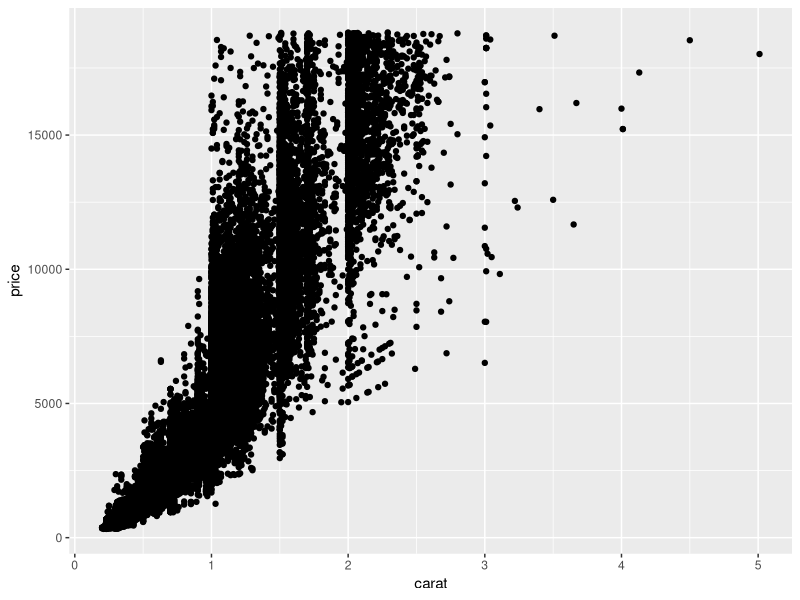
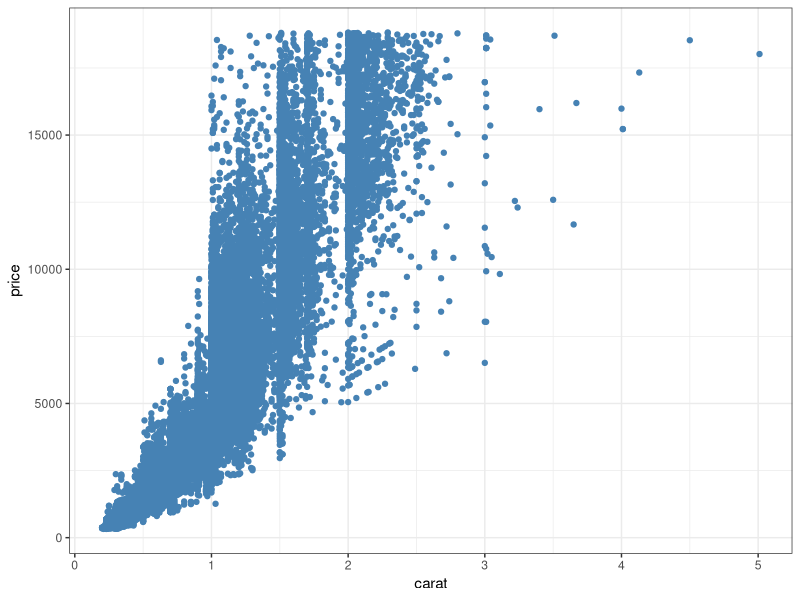
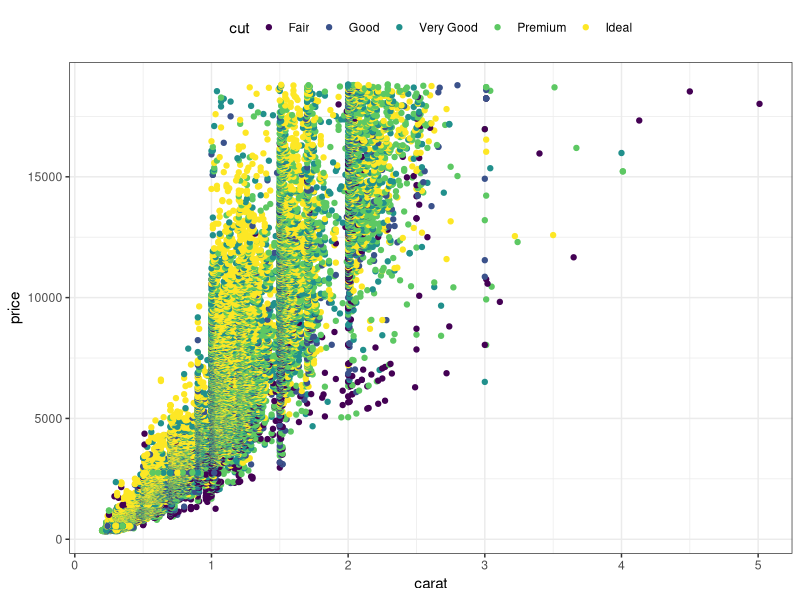
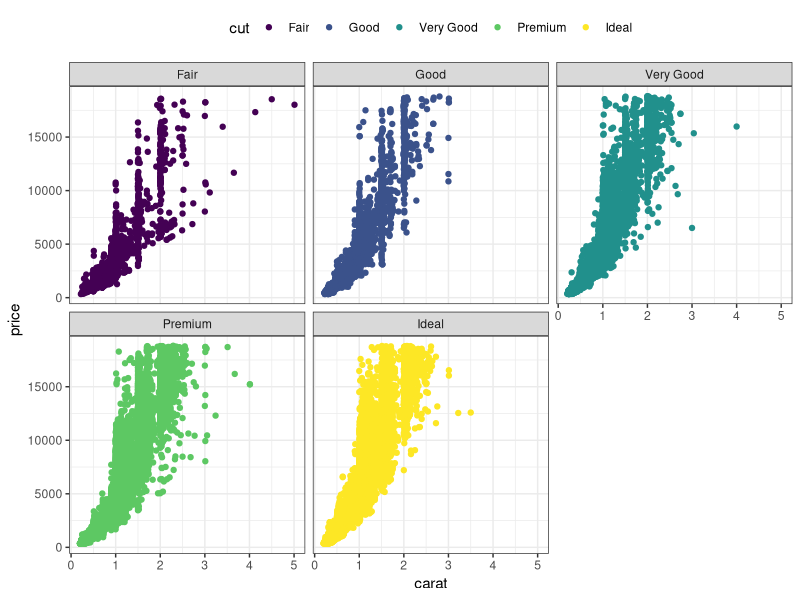
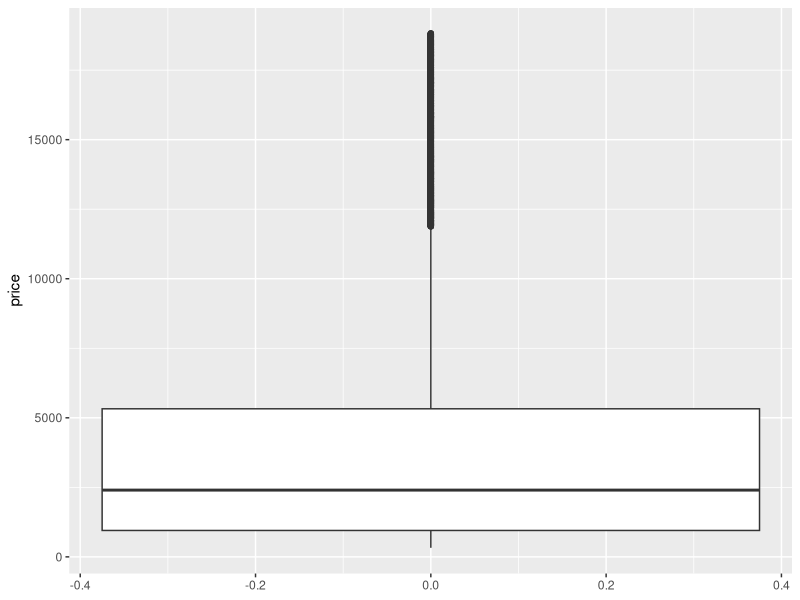
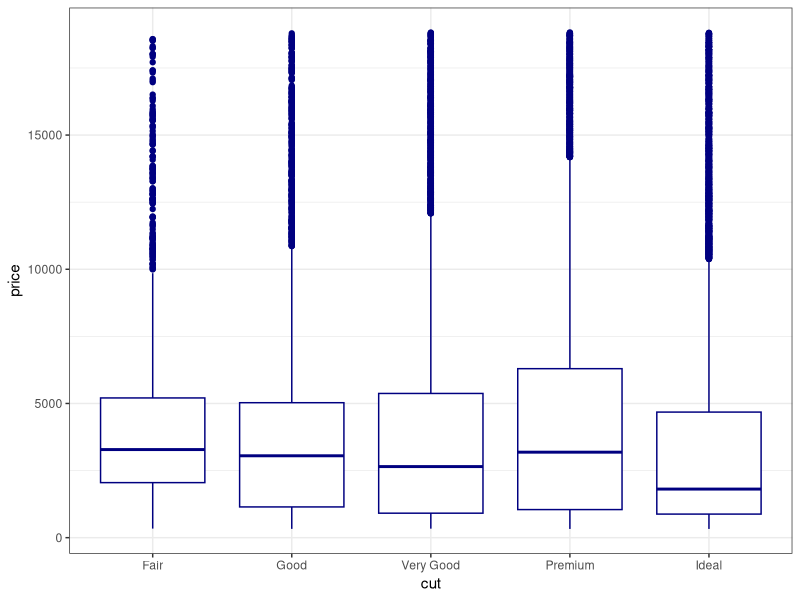
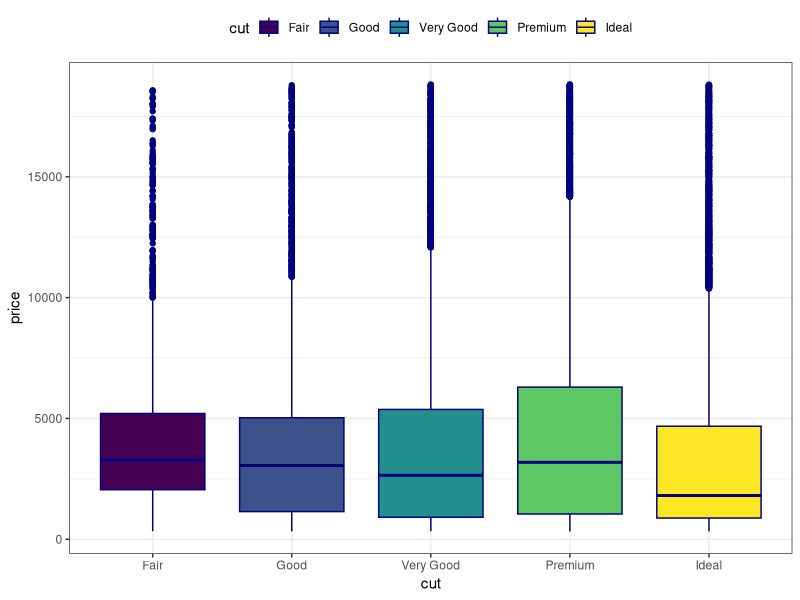
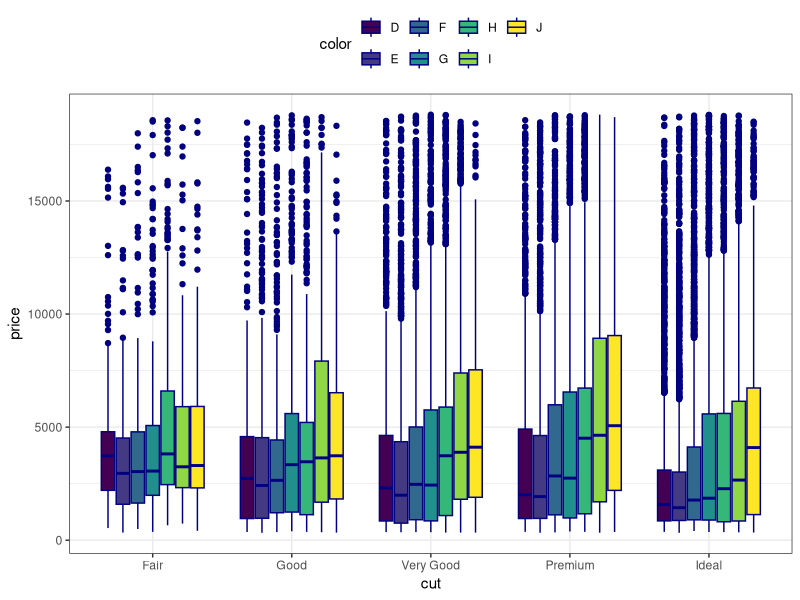

R code for these plots, in order:
## ---- chunk 1
#| echo: true
#| output-location: fragment
library('ggplot2')
## ---- chunk 2
#| echo: true
#| output-location: fragment
library('ggplot2')
df <- diamonds
summary(df)
## ---- chunk 3
#| echo: true
#| output-location: fragment

ggplot(df, aes(x = carat, y = price)) +
    geom_point()
## ---- chunk 4
#| echo: true
#| output-location: fragment

ggplot(df, aes(x = carat, y = price)) +
    geom_point(color = 'steelblue') +
    theme_bw()
## ---- chunk 5
#| echo: true
#| output-location: fragment

ggplot(df, aes(x = carat, y = price)) +
    geom_point(aes(color = cut)) +
    theme_bw() +
    theme(legend.position = 'top')
## ---- chunk 6
#| echo: true
#| output-location: fragment

ggplot(df, aes(x = carat, y = price)) +
    geom_point(aes(color = cut)) +
    theme_bw() +
    theme(legend.position = 'top') +
    facet_wrap(~ cut)
## ---- chunk 7
#| echo: true
#| output-location: fragment

ggplot(df, aes(y = price)) +
    geom_boxplot()
## ---- chunk 8
#| echo: true
#| output-location: fragment

ggplot(df, aes(x = cut, y = price)) +
    geom_boxplot(color = 'navy') +
    theme_bw()
## ---- chunk 9
#| echo: true
#| output-location: fragment

ggplot(df, aes(x = cut, y = price)) +
    geom_boxplot(aes(fill = cut), color = 'navy') +
    theme_bw() +
    theme(legend.position = 'top')
## ---- chunk 10
#| echo: true
#| output-location: fragment

ggplot(df, aes(x = cut, y = price)) +
    geom_boxplot(aes(fill = color), color = 'navy') +
    theme_bw() +
    theme(legend.position = 'top')
## ---- chunk 11
#| echo: true
#| output-location: fragment

ggplot(df, aes(x = cut, y = price)) +
    geom_boxplot(aes(fill = color), color = 'navy') +
    theme_bw() +
    theme(legend.position = 'top') +
    facet_wrap(~ color)
## ---- chunk 12
#| echo: true
#| output-location: fragment

ggplot(df, aes(x = price)) +
    geom_histogram(color = 'navy', fill = 'steelblue') +
    theme_bw()
## ---- chunk 13
#| echo: true
#| output-location: fragment

ggplot(df, aes(x = price)) +
    geom_histogram(aes(color = color), fill = 'white') +
    theme_bw()
## ---- chunk 14
#| echo: true
#| output-location: fragment

ggplot(df, aes(x = clarity)) +
    geom_bar(color = 'navy', fill = 'white') +
    theme_bw()
## ---- chunk 15
#| echo: true
#| output-location: fragment

ggplot(df, aes(x = clarity)) +
    geom_bar(aes(color = clarity, fill = clarity)) +
    theme_bw() +
    theme(legend.position = 'top')
## ---- chunk 16
#| echo: true
#| output-location: fragment

ggplot(df, aes(x = clarity)) +
    geom_bar(aes(color = cut, fill = cut)) +
    theme_bw() +
    theme(legend.position = 'top')
## ---- chunk 17
#| echo: true
#| output-location: fragment

ggplot(df, aes(x = clarity)) +
    geom_bar(aes(color = cut, fill = cut), position = position_dodge()) +
    theme_bw() +
    theme(legend.position = 'top')
## ---- chunk 18
#| echo: true
#| output-location: fragment

ggplot(df, aes(x = clarity, y = price)) +
    geom_bar(color = 'navy', stat = 'identity') +
    theme_bw()
## ---- chunk 19
#| echo: true
#| output-location: fragment

ggplot(df, aes(x = cut, y = clarity)) +
    geom_jitter(aes(color = color)) +
    theme_bw()
## ---- chunk 20
#| echo: true
#| output-location: fragment

ggplot(df, aes(x = '', y = price)) +
    geom_bar(aes(fill = clarity), stat = 'identity') +
    theme_bw() +
    coord_polar('y')
## ---- chunk 21
#| echo: true
#| output-location: fragment
dge <- read.csv('data/DGE.csv')
dge <- dge[dge$padj != 0, ]
dge <- dge[complete.cases(dge), ]

head(dge)
## ---- chunk 22
#| echo: true
#| output-location: fragment
padj.cutoff <- 0.0000001
lfc.cutoff <- log2(2)
## ---- chunk 23
#| echo: true
#| output-location: fragment
dge$class <- 'none'
dge[dge$log2FoldChange >= lfc.cutoff & dge$padj <= padj.cutoff, c('class')] <- 'UP'
dge[dge$log2FoldChange <= -1 * lfc.cutoff & dge$padj <= padj.cutoff, c('class')] <- 'DOWN'

head(dge)
## ---- chunk 24
#| echo: true
#| output-location: fragment
ggplot(dge, aes(x = log2FoldChange, y = -1 * log10(padj))) +
    geom_point() +
    theme_bw()
## ---- chunk 25
#| echo: true
#| output-location: fragment
ggplot(dge, aes(x = log2FoldChange, y = -1 * log10(padj))) +
    geom_point() +
    geom_hline(yintercept = -1 * log10(padj.cutoff ), linetype="dashed", 
                              color = "black", linewidth = 0.2) +
    geom_vline(xintercept=c(-1 * lfc.cutoff ,lfc.cutoff ), linetype="dashed", 
                              color = "black", linewidth = 0.2) +
    theme_bw()
## ---- chunk 26
#| echo: true
#| output-location: fragment
ggplot(dge, aes(x = log2FoldChange, y = -1 * log10(padj))) +
    geom_point(aes(color = class)) +
    geom_hline(yintercept = -1 * log10(padj.cutoff ), linetype="dashed", 
                              color = "black", linewidth = 0.2) +
    geom_vline(xintercept=c(-1 * lfc.cutoff ,lfc.cutoff ), linetype="dashed", 
                              color = "black", linewidth = 0.2) +
    theme_bw()
## ---- chunk 27
#| echo: true
#| output-location: fragment
colors <- c("UP"="#FC4E07", "none"="#E7B800", "DOWN"="#00AFBB")
ggplot(dge, aes(x = log2FoldChange, y = -1 * log10(padj))) +
    geom_point(aes(color = class)) +
    scale_color_manual(values = colors) +
    geom_hline(yintercept = -1 * log10(padj.cutoff ), linetype="dashed", 
                              color = "black", linewidth = 0.2) +
    geom_vline(xintercept=c(-1 * lfc.cutoff ,lfc.cutoff ), linetype="dashed", 
                              color = "black", linewidth = 0.2) +
    theme_bw()
## ---- chunk 28
#| echo: true
#| output-location: fragment
library(ggrepel)
ggplot(dge, aes(x = log2FoldChange, y = -1 * log10(padj), label = X)) +
    geom_point(aes(color = class)) +
    scale_color_manual(values = colors) +
    geom_hline(yintercept = -1 * log10(padj.cutoff ), linetype="dashed", 
                              color = "black", linewidth = 0.2) +
    geom_vline(xintercept=c(-1 * lfc.cutoff ,lfc.cutoff ), linetype="dashed", 
                              color = "black", linewidth = 0.2) +
    geom_label_repel(data = dge[dge$class %in% c('UP', 'DOWN'), ], 
                            size= 4, color = 'firebrick',  point.padding=unit(0.5, "lines"), max.overlaps = 30) +
    theme_bw()
## ---- chunk 29
#| echo: false
#| output-location: fragment
library(ggrepel)
ggplot(dge, aes(x = log2FoldChange, y = -1 * log10(padj), label = X)) +
    geom_point(aes(color = class)) +
    scale_color_manual(values = colors) +
    geom_hline(yintercept = -1 * log10(padj.cutoff ), linetype="dashed", 
                              color = "black", linewidth = 0.2) +
    geom_vline(xintercept=c(-1 * lfc.cutoff ,lfc.cutoff ), linetype="dashed", 
                              color = "black", linewidth = 0.2) +
    geom_label_repel(data = dge[dge$class %in% c('UP', 'DOWN'), ], 
                            size= 4, color = 'firebrick',  point.padding=unit(0.5, "lines"), max.overlaps = 30) +
    theme_bw()
## ---- chunk 30
#| echo: true
#| output-location: fragment
dge <- dge[order(dge$log2FoldChange, decreasing = TRUE), ]
genes.up <- dge[1:40, c('X')]
genes.down <- dge[(nrow(dge) - 30):nrow(dge), c('X')]

genes.up
genes.down
## ---- chunk 31
#| echo: true
#| output-location: fragment
df.norm <- read.csv('data/normalized_counts.csv')
head(df.norm)
## ---- chunk 32
#| echo: true
#| output-location: fragment
df.norm <- df.norm[df.norm$X %in% c(genes.up, genes.down), ]
rownames(df.norm) <- df.norm$X
df.norm$X <- NULL
dim(df.norm)
## ---- chunk 33
#| echo: true
#| output-location: column-fragment
#| fig-height: 12
library(pheatmap)

pheatmap(df.norm)
## ---- chunk 34
#| echo: true
#| output-location: column-fragment
#| fig-height: 12

pheatmap(df.norm,
        scale = 'row'
)
## ---- chunk 35
#| echo: true
#| output-location: column-fragment
#| fig-height: 10

pheatmap(df.norm,
        scale = 'row',
        cutree_cols =  2,
        cutree_rows = 2,
        color = colorRampPalette(
            c("steelblue", 
                "white", 
                "firebrick3")
            )(100),
)
## ---- chunk 36
coldata <- data.frame(stage = c(rep('L1Larvae', 4), rep('L2larvae', 5)))
rownames(coldata) <- names(df.norm)
## ---- chunk 37
#| echo: true
#| output-location: column-fragment
#| fig-height: 10

pheatmap(df.norm,
        scale = 'row',
        cutree_cols =  2,
        cutree_rows = 2,
        color = colorRampPalette(
            c("steelblue", 
                "white", 
                "firebrick3")
            )(100),
        annotation_col = coldata
)
